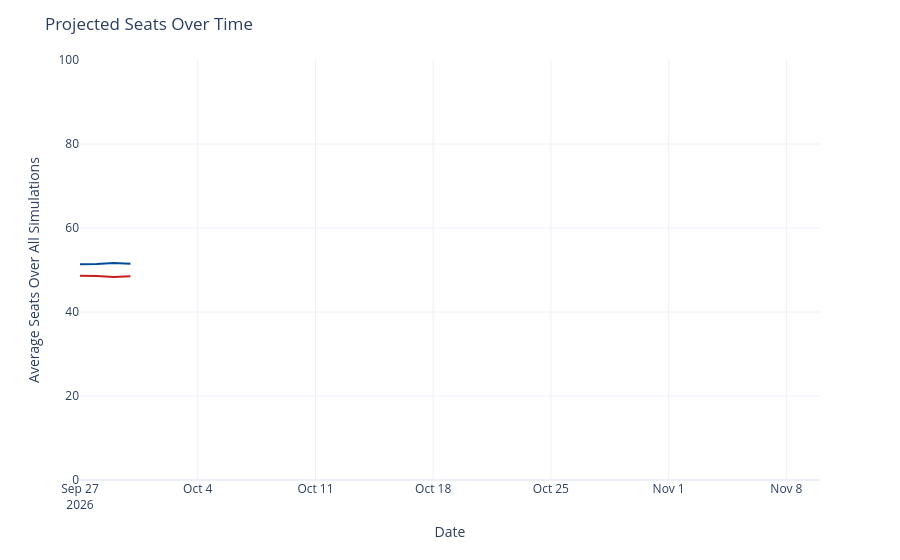

Notebook code for this chart:
### Code cell
seats_over_time = output_ts[(output_ts['geo'] == 'US Senate') &
                             (output_ts['type'] == 'seats')]
seats_over_time['rep_seats'] = seats_over_time['y'].map(lambda x: 100 - x)
seats_over_time = seats_over_time.rename({'y': 'Democrats', 'rep_seats': 'Republicans'}, axis=1)
seats_time_ser = px.line(seats_over_time, x='date', y=['Democrats', 'Republicans'], template='plotly_white',
                        color_discrete_map={'Democrats': '#004b97', 'Republicans': '#c71e1d'},)
seats_time_ser.update_traces(hovertemplate="%{y:.1f}")
seats_time_ser.update_layout(
    xaxis=dict(range=[pd.to_datetime('2026-09-27'), pd.to_datetime('2026-11-10')]),
    yaxis=dict(range=[0, 100]),
    xaxis_title='Date',
    yaxis_title='Average Seats Over All Simulations',
    title=dict(text="Projected Seats Over Time"),
    hovermode="x",
    showlegend=False
)
seats_time_ser

### Figure 1 — Plotly figure (JSON) as saved in the notebook; plotly's stock layout.template omitted (floating-point values rounded to 4 significant figures)
{"data": [{"hovertemplate": "%{y:.1f}", "legendgroup": "Democrats", "line": {"color": "#004b97", "dash": "solid"}, "marker": {"symbol": "circle"}, "mode": "lines", "name": "Democrats", "orientation": "v", "showlegend": true, "type": "scatter", "x": ["2026-09-27", "2026-09-28", "2026-09-29", "2026-09-30"], "xaxis": "x", "y": [51.35, 51.4, 51.64, 51.51], "yaxis": "y"}, {"hovertemplate": "%{y:.1f}", "legendgroup": "Republicans", "line": {"color": "#c71e1d", "dash": "solid"}, "marker": {"symbol": "circle"}, "mode": "lines", "name": "Republicans", "orientation": "v", "showlegend": true, "type": "scatter", "x": ["2026-09-27", "2026-09-28", "2026-09-29", "2026-09-30"], "xaxis": "x", "y": [48.65, 48.6, 48.36, 48.49], "yaxis": "y"}], "layout": {"hovermode": "x", "legend": {"title": {"text": "variable"}, "tracegroupgap": 0}, "margin": {"t": 60}, "showlegend": false, "title": {"text": "Projected Seats Over Time"}, "xaxis": {"anchor": "y", "domain": [0, 1], "range": ["2026-09-27T00:00:00", "2026-11-10T00:00:00"], "title": {"text": "Date"}}, "yaxis": {"anchor": "x", "domain": [0, 1], "range": [0, 100], "title": {"text": "Average Seats Over All Simulations"}}}}
